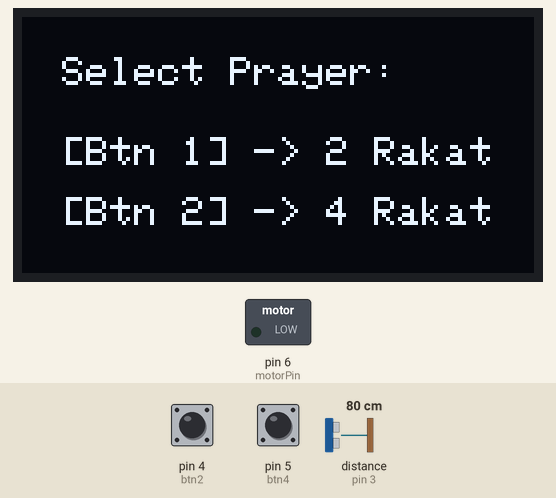
The sketch below on a simulated Arduino Uno, built with avr-gcc and run on an emulated ATmega328P. Shown: 128×64 one-colour display, switched loads named in the sketch (green lamp = pin HIGH). The test bench sets the inputs (shaded band); at power-on: pin 4 (btn2) HIGH, distance to the obstacle (sensor on pin 3) 80 cm, pin 5 (btn4) HIGH. The echo pulse lasts 58.3 µs per cm; pins used as bus, display or sensor lines are not drawn.

Above: at 7.2 s.
7.3 s: pin 4 (btn2) pulled LOW for 0.15 s
At 8.1 s:
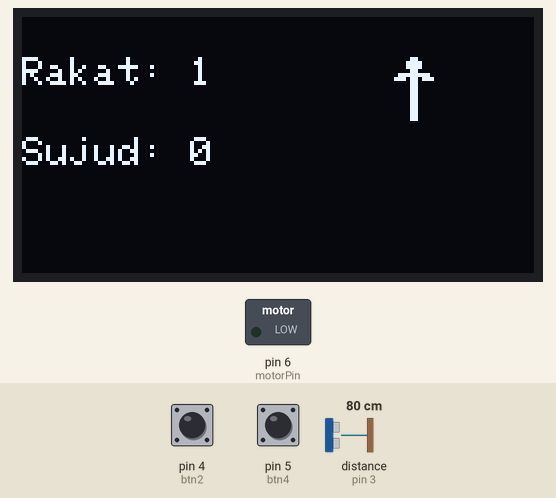
8.9 s: distance to the obstacle (sensor on pin 3) set to 2 cm
11.9 s: distance to the obstacle (sensor on pin 3) set to 35 cm
At 13.3 s:
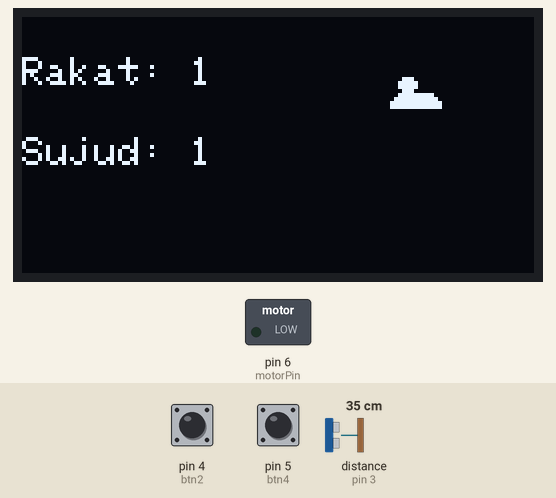
14.0 s: distance to the obstacle (sensor on pin 3) set to 4 cm
17.0 s: distance to the obstacle (sensor on pin 3) set to 60 cm
At 17.61 s:
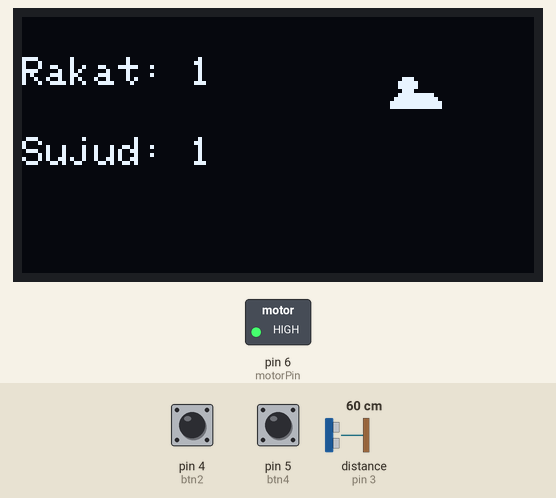
Timing chart, 0 to 20.0 s (numbered marks = the images above; inputs shaded):
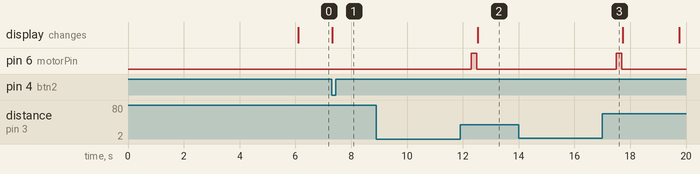

The sketch:

pray.ino
```cpp
#include <Wire.h>
#include <Adafruit_GFX.h>
#include <Adafruit_SSD1306.h>

#define SCREEN_WIDTH 128
#define SCREEN_HEIGHT 64
Adafruit_SSD1306 display(SCREEN_WIDTH, SCREEN_HEIGHT, &Wire, -1);

const unsigned char standing_bmp [] PROGMEM = { 0x01, 0x80, 0x03, 0xc0, 0x03, 0xc0, 0x01, 0x80, 0x0f, 0xf0, 0x1d, 0xb8, 0x01, 0x80, 0x01, 0x80, 0x01, 0x80, 0x01, 0x80, 0x01, 0x80, 0x01, 0x80, 0x01, 0x80, 0x01, 0x80, 0x01, 0x80, 0x01, 0x80 };
const unsigned char sujud_bmp [] PROGMEM = { 0x00, 0x00, 0x00, 0x00, 0x00, 0x00, 0x00, 0x00, 0x00, 0x00, 0x07, 0x00, 0x0f, 0x80, 0x0f, 0x80, 0x07, 0x00, 0x0f, 0xf8, 0x1f, 0xfc, 0x3f, 0xfe, 0x3f, 0xfe, 0x00, 0x00, 0x00, 0x00, 0x00, 0x00 };

// --- Pins ---
const int trigPin = 2;
const int echoPin = 3;
const int btn2 = 4;
const int btn4 = 5;
const int motorPin = 6;

// --- Variables ---
int targetRakat = 0;
int currentRakat = 1;
int currentSujud = 0;
bool isPraying = false;
unsigned long lastSujudTime = 0;

void setup() {
  pinMode(trigPin, OUTPUT);
  pinMode(echoPin, INPUT);
  pinMode(btn2, INPUT_PULLUP);
  pinMode(btn4, INPUT_PULLUP);
  pinMode(motorPin, OUTPUT);

  if(!display.begin(SSD1306_SWITCHCAPVCC, 0x3C)) { for(;;); }

  // 1. Intro Screen
  showIntro();
}

void loop() {
  if (!isPraying) {
    if (digitalRead(btn2) == LOW) {
      targetRakat = 2;
      startPrayer();
    }
    if (digitalRead(btn4) == LOW) {
      targetRakat = 4;
      startPrayer();
    }
  } else {
    checkSensor();
  }
}

void showIntro() {
  display.clearDisplay();
  display.setTextSize(1);
  display.setTextColor(WHITE);

  display.setCursor(15, 20);
  display.println("Assalamu Alaikum");

  display.setCursor(35, 40);
  display.println("My Muslim");
  display.setCursor(10, 50);
  display.println("Brothers & Sisters");
  display.display();
  delay(6000);

  // Show Menu
  display.clearDisplay();
  display.setCursor(10, 10); display.println("Select Prayer:");
  display.setCursor(10, 30); display.println("[Btn 1] -> 2 Rakat");
  display.setCursor(10, 45); display.println("[Btn 2] -> 4 Rakat");
  display.display();
}

void startPrayer() {
  isPraying = true;
  currentRakat = 1;
  currentSujud = 0;
  lastSujudTime = millis();
  updateDisplay();
}

void checkSensor() {
  digitalWrite(trigPin, LOW); delayMicroseconds(2);
  digitalWrite(trigPin, HIGH); delayMicroseconds(10);
  digitalWrite(trigPin, LOW);
  long duration = pulseIn(echoPin, HIGH);
  int distance = (duration / 2) / 29.1;


  if (distance < 20 && distance > 0 && (millis() - lastSujudTime > 4000)) {
    delay(1000);

    digitalWrite(motorPin, HIGH);
    delay(200);
    digitalWrite(motorPin, LOW);

    currentSujud++;
    lastSujudTime = millis();
    updateDisplay();

    if (currentSujud == 2) {
      delay(2000);

      if (currentRakat == targetRakat) {
        finishPrayer();
      } else {
        currentRakat++;
        currentSujud = 0;
        updateDisplay();
      }
    }
  }
}

void updateDisplay() {
  display.clearDisplay();
  display.drawBitmap(90, 10, (currentSujud == 0) ? standing_bmp : sujud_bmp, 16, 16, WHITE);

  display.setTextSize(1);
  display.setCursor(0, 10);
  display.print("Rakat: "); display.println(currentRakat);

  display.setCursor(0, 30);
  display.print("Sujud: "); display.println(currentSujud);

  display.display();
}

void finishPrayer() {
 display.clearDisplay();
  display.setTextSize(1);

  display.setCursor(34, 20);
  display.println("Mashallah!");

  display.setCursor(43, 40);
  display.println("Habibti");

  display.setCursor(10, 50);
  display.println("Allahumma Barik <3");
  display.display();
  delay(5000);

  isPraying = false;
  showIntro();
}
```

Measured:
- after the input at 7.3 s, the display: changes at once (image 1)
- after the input at 8.9 s, every drawn part: stays the same
- after the input at 14.0 s, every drawn part: stays the same
